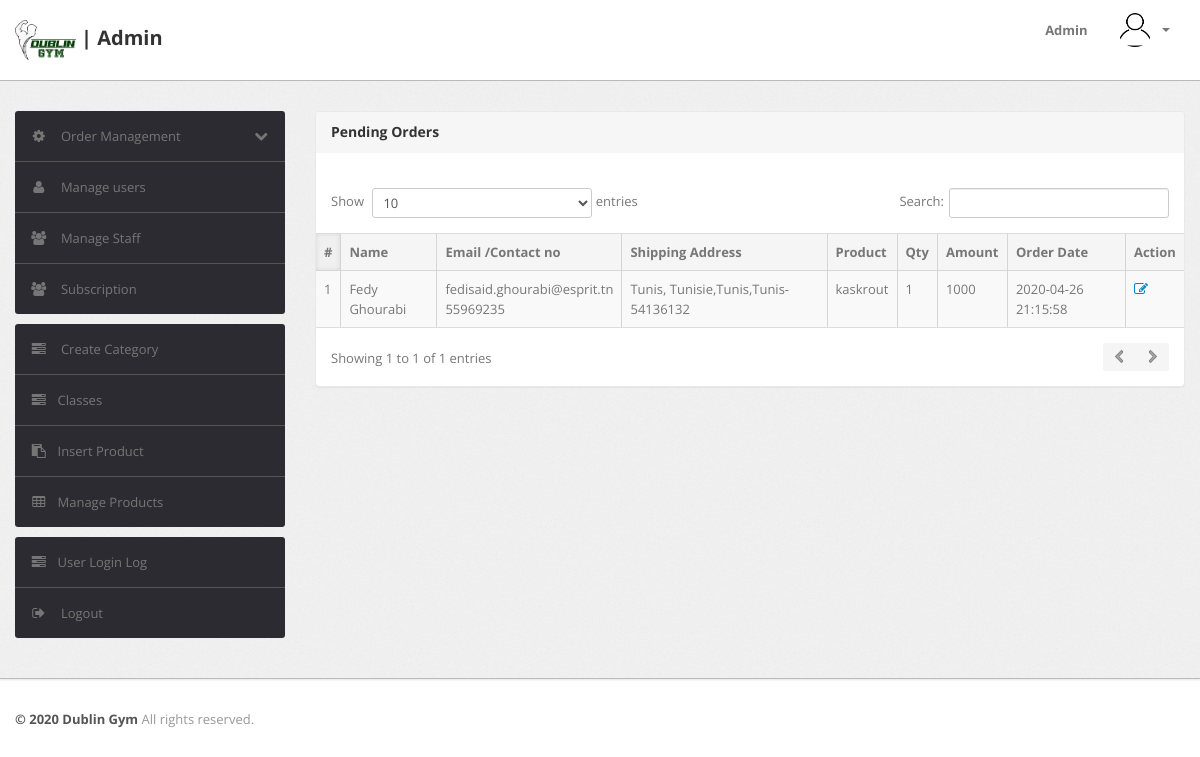
/admin/pending-orders.php (signed in), run on the app's committed database.
### tables this page shows
CREATE TABLE `orders` (
  `id` int(11) NOT NULL,
  `userId` int(11) DEFAULT NULL,
  `productId` varchar(255) DEFAULT NULL,
  `quantity` int(11) DEFAULT NULL,
  `orderDate` timestamp NOT NULL DEFAULT current_timestamp(),
  `paymentMethod` varchar(50) DEFAULT NULL,
  `orderStatus` varchar(55) DEFAULT NULL
);

CREATE TABLE `users` (
  `id` int(11) NOT NULL,
  `name` varchar(255) DEFAULT NULL,
  `email` varchar(255) DEFAULT NULL,
  `contactno` bigint(11) DEFAULT NULL,
  `password` varchar(255) DEFAULT NULL,
  `billingpincode` int(11) DEFAULT NULL,
  `shippingAddress` longtext DEFAULT NULL,
  `shippingState` varchar(255) DEFAULT NULL,
  `shippingCity` varchar(255) DEFAULT NULL,
  `shippingPincode` int(11) DEFAULT NULL,
  `billingAddress` longtext DEFAULT NULL,
  `billingState` varchar(255) DEFAULT NULL,
  `billingCity` varchar(255) DEFAULT NULL,
  `regDate` timestamp NOT NULL DEFAULT current_timestamp(),
  `updationDate` varchar(255) DEFAULT NULL
);

CREATE TABLE `products` (
  `id` int(11) NOT NULL,
  `category` int(11) NOT NULL,
  `productName` varchar(255) DEFAULT NULL,
  `productCompany` varchar(255) DEFAULT NULL,
  `productPrice` int(11) DEFAULT NULL,
  `productPriceBeforeDiscount` int(11) DEFAULT NULL,
  `productDescription` longtext DEFAULT NULL,
  `productImage1` varchar(255) DEFAULT NULL,
  `shippingCharge` int(11) DEFAULT NULL,
  `productAvailability` varchar(255) DEFAULT NULL,
  `postingDate` timestamp NULL DEFAULT current_timestamp(),
  `updationDate` varchar(255) DEFAULT NULL
);

### admin/pending-orders.php (the view, shortened to what this page needs)
<?php
include('include/config.php');
if(strlen($_SESSION['alogin'])==0)
	{
header('location:index.php');
}
else{
?>
<!DOCTYPE html>
<html lang="en">
<head>
	<link type="text/css" href="bootstrap/css/bootstrap.min.css" rel="stylesheet">
	<link type="text/css" href="bootstrap/css/bootstrap-responsive.min.css" rel="stylesheet">
	<link type="text/css" href="css/theme.css" rel="stylesheet">
	<link type="text/css" href="images/icons/css/font-awesome.css" rel="stylesheet">
</head>
<body>
<?php include('include/header.php');?>
	<div class="wrapper">
		<div class="container">
			<div class="row">
<?php include('include/sidebar.php');?>
			<div class="span9">
					<div class="content">
	<div class="module">
							<div class="module-head">
								<h3>Pending Orders</h3>
							</div>
							<div class="module-body table">
									<br />
								<table cellpadding="0" cellspacing="0" border="0" class="datatable-1 table-bordered table-striped display table-responsive" width="100%">
									<thead>
										<tr>
											<th>#</th>
											<th> Name</th>
											<th width="50">Email /Contact no</th>
											<th>Shipping Address</th>
											<th>Product </th>
											<th>Qty </th>
											<th>Amount </th>
											<th>Order Date</th>
											<th>Action</th>
										</tr>
									</thead>
<tbody>
<?php
$status='Delivered';
$query=mysqli_query($con,"select users.name as username,users.email as useremail,users.contactno as usercontact,users.shippingAddress as shippingaddress,users.shippingCity as shippingcity,users.shippingState as shippingstate,users.shippingPincode as shippingpincode,products.productName as productname,products.shippingCharge as shippingcharge,orders.quantity as quantity,orders.orderDate as orderdate,products.productPrice as productprice,orders.id as id  from orders join users on  orders.userId=users.id join products on products.id=orders.productId where orders.	orderStatus!='$status' or orders.orderStatus is null");
$cnt=1;
while($row=mysqli_fetch_array($query))
{
?>
										<tr>
											<td><?php echo htmlentities($cnt);?></td>
											<td><?php echo htmlentities($row['username']);?></td>
<td><?php echo htmlentities($row['useremail']);?><br><?php echo htmlentities($row['usercontact']);?></td>
<td><?php echo htmlentities($row['shippingaddress'].",".$row['shippingcity'].",".$row['shippingstate']."-".$row['shippingpincode']);?></td>
											<td><?php echo htmlentities($row['productname']);?></td>
											<td><?php echo htmlentities($row['quantity']);?></td>
											<td><?php echo htmlentities($row['quantity']*$row['productprice']+$row['shippingcharge']);?></td>
											<td><?php echo htmlentities($row['orderdate']);?></td>
											<td>   <a href="updateorder.php?oid=<?php echo htmlentities($row['id']);?>" title="Update order" target="_blank"><i class="icon-edit"></i></a>
											</td>
											</tr>
										<?php $cnt=$cnt+1; } ?>
										</tbody>
								</table>
							</div>
						</div>
					</div>
				</div>
			</div>
		</div>
	</div>
<?php include('include/footer.php');?>
</body>
<?php } ?>

### admin/css/theme.css (style rules this page uses)
body { font-size: 13px; font-family: 'Open Sans', Arial, sans-serif; background: #fff; color: #777 }
h1, h2, h3, h4, h5, h6 { color: #333; margin-top: 0 }
h3 { font-size: 20px }
.wrapper { background: url(../images/bg.png) #eee; border-bottom: 1px solid #bbb; -webkit-box-shadow: 0 1px 2px rgba(0,0,0,0.1); -moz-box-shadow: 0 1px 2px rgba(0,0,0,0.1); box-shadow: 0 1px 2px rgba(0,0,0,0.1); padding: 30px 0 }
body [class^="icon-"], body [class*=" icon-"] { font-size: 14px; line-height: 20px; height: 20px }
.module { background: #fff; -webkit-border-radius: 3px; -moz-border-radius: 3px; border-radius: 3px; border: 1px solid #ccc; border-bottom-color: #bbb; -webkit-box-shadow: 0 0 1px rgba(0,0,0,0.2); -moz-box-shadow: 0 0 1px rgba(0,0,0,0.2); box-shadow: 0 0 1px rgba(0,0,0,0.2); margin-bottom: 30px }
.table { margin-bottom: 0 }
.table th, .table td { border-color: #d5d5d5!important }
.table-bordered thead:first-child tr:first-child>th:first-child, .table-bordered tbody:first-child tr:first-child>td:first-child { -webkit-border-top-left-radius: 2px; -moz-border-radius-topleft: 2px; border-top-left-radius: 2px }
.table-bordered thead:first-child tr:first-child>th:last-child, .table-bordered tbody:first-child tr:first-child>td:last-child { -webkit-border-top-right-radius: 2px; -moz-border-radius-topright: 2px; border-top-right-radius: 2px }
.table-bordered thead:last-child tr:last-child>th:first-child, .table-bordered tbody:last-child tr:last-child>td:first-child, .table-bordered tfoot:last-child tr:last-child>td:first-child { -webkit-border-bottom-left-radius: 2px; -moz-border-radius-bottomleft: 2px; border-bottom-left-radius: 2px }
.table-bordered thead:last-child tr:last-child>th:last-child, .table-bordered tbody:last-child tr:last-child>td:last-child, .table-bordered tfoot:last-child tr:last-child>td:last-child { -webkit-border-bottom-right-radius: 2px; -moz-border-radius-bottomright: 2px; border-bottom-right-radius: 2px }
.module { box-shadow: 0 0 3px rgba(0,0,0,.1); border-color: #e9e9e9; margin-bottom: 20px; background-color: #fff; border-radius: 4px; -webkit-box-shadow: 0 1px 1px rgba(0,0,0,.05); box-shadow: 0 1px 1px rgba(0,0,0,.05); }
.module-head { color: #767676; background-color: #f6f6f6; border-color: #e9e9e9; padding: 10px 15px; border-bottom: 1px solid transparent; border-top-right-radius: 3px; border-top-left-radius: 3px; }
.module-head h3 { font-size: 14px; line-height: 20px; height: 20px; margin: 0 }
.module-body { padding: 15px }
.module-body.table { padding: 15px 0 }
.dataTables_wrapper table th { background: #f5f5f5; cursor: pointer }
.dataTables_wrapper table th.sorting_asc, .dataTables_wrapper table th.sorting_desc { background: #f0f0f0; -webkit-box-shadow: 0 0 5px rgba(0,0,0,0.1) inset; -moz-box-shadow: 0 0 5px rgba(0,0,0,0.1) inset; box-shadow: 0 0 5px rgba(0,0,0,0.1) inset }
.dataTables_wrapper .table-bordered { -webkit-border-radius: 0; -moz-border-radius: 0; border-radius: 0; border-left: 0; border-right: 0 }
.dataTables_wrapper .table-bordered thead tr>th:first-child, .dataTables_wrapper .table-bordered tbody tr>td:first-child, .dataTables_wrapper .table-bordered tfoot tr>td:first-child, .dataTables_wrapper .table-bordered tfoot tr>th:first-child { border-left: 0 }
.dataTables_wrapper .table-bordered thead:first-child tr:first-child>th:first-child, .dataTables_wrapper .table-bordered tbody:first-child tr:first-child>td:first-child { -webkit-border-top-left-radius: 0; -moz-border-radius-topleft: 0; border-top-left-radius: 0 }
.dataTables_wrapper .table-bordered thead:first-child tr:first-child>th:last-child, .dataTables_wrapper .table-bordered tbody:first-child tr:first-child>td:last-child { -webkit-border-top-right-radius: 0; -moz-border-radius-topright: 0; border-top-right-radius: 0 }
.dataTables_wrapper .table-bordered thead:last-child tr:last-child>th:first-child, .dataTables_wrapper .table-bordered tbody:last-child tr:last-child>td:first-child, .dataTables_wrapper .table-bordered tfoot:last-child tr:last-child>td:first-child { -webkit-border-bottom-left-radius: 0; -moz-border-radius-bottomleft: 0; border-bottom-left-radius: 0 }
.dataTables_wrapper .table-bordered thead:last-child tr:last-child>th:last-child, .dataTables_wrapper .table-bordered tbody:last-child tr:last-child>td:last-child, .dataTables_wrapper .table-bordered tfoot:last-child tr:last-child>td:last-child { -webkit-border-bottom-right-radius: 0; -moz-border-radius-bottomright: 0; border-bottom-right-radius: 0 }

### data on the page
orders: userId.name "Fedy Ghourabi", userId.email "fedisaid.ghourabi@esprit.tn", userId.contactno "55969235", userId.shippingPincode "Tunis, Tunisie,Tunis,Tunis-54136132", productId.productName "kaskrout", quantity "1", $row['quantity']*$row['productprice']+$row['shippingcharge'] "1000", orderDate "2020-04-26 21:15:58"
